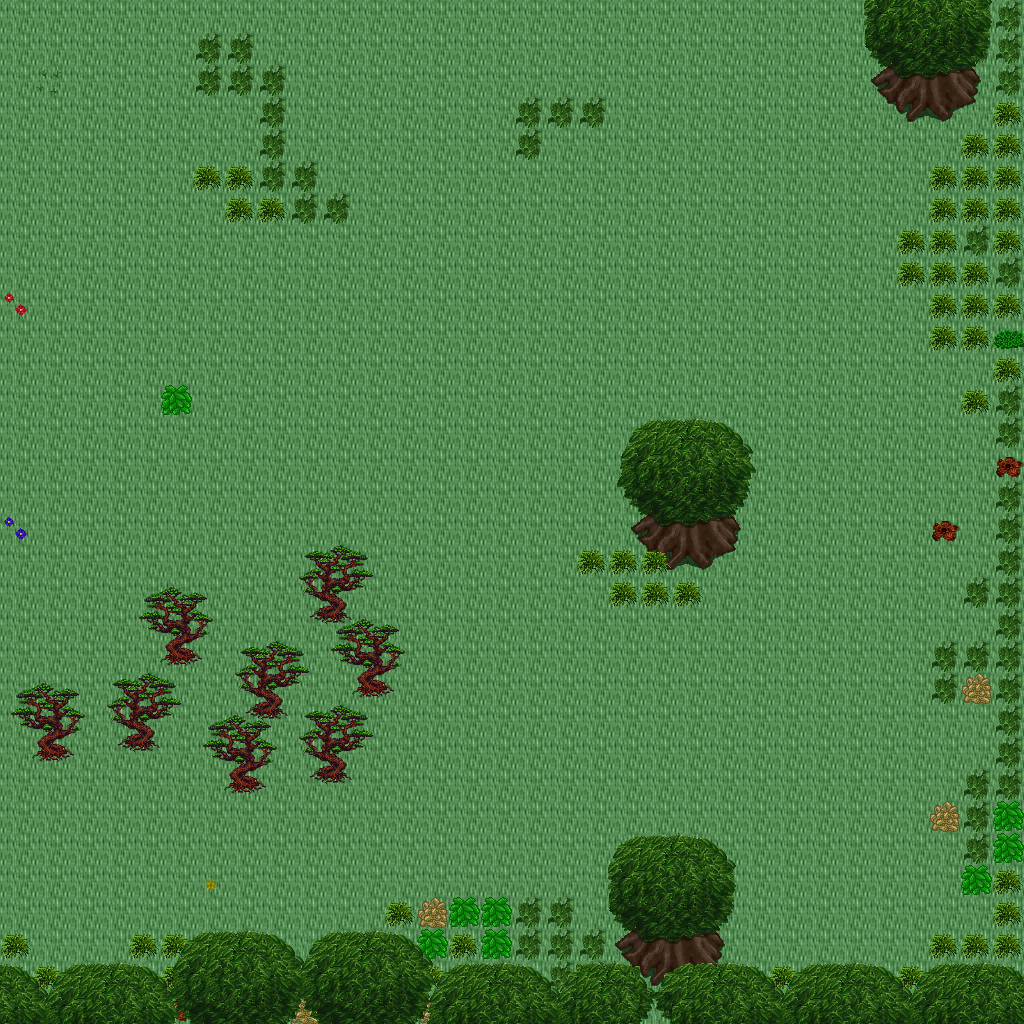

The image is a tile-based game level rendered from a .tmx file. Its description and source (layers, tilesets, objects; grid data summarised) follow:
An orthogonal 32x32 tile map with 32x32 px tiles, 5 tile layers (Ground, Objects, Objects2, Above, ...), 1 hidden layer not drawn, 32 tilesets.

<map version="1.10" tiledversion="1.11.0" orientation="orthogonal" renderorder="right-down" width="32" height="32" tilewidth="32" tileheight="32" infinite="0" nextlayerid="11" nextobjectid="1">
 <tileset firstgid="1" name="building_wall_int_wall_pale" tilewidth="32" tileheight="32" tilecount="16" columns="2">
  <image source="../drawable/building_wall_int_wall_pale.png" width="64" height="256" />
 </tileset>
 <tileset firstgid="17" name="ground_ground" tilewidth="32" tileheight="32" tilecount="33" columns="3">
  <image source="../drawable/ground_ground.png" width="96" height="352" />
 </tileset>
 <tileset firstgid="50" name="plant_bush_bushes" tilewidth="32" tileheight="32" tilecount="10" columns="5">
  <image source="../drawable/plant_bush_bushes.png" width="160" height="64" />
 </tileset>
 <tileset firstgid="60" name="plant_flower_daisy_blue" tilewidth="32" tileheight="32" tilecount="8" columns="2">
  <image source="../drawable/plant_flower_daisy_blue.png" width="64" height="128" />
 </tileset>
 <tileset firstgid="68" name="plant_flower_daisy_red" tilewidth="32" tileheight="32" tilecount="8" columns="2">
  <image source="../drawable/plant_flower_daisy_red.png" width="64" height="128" />
 </tileset>
 <tileset firstgid="76" name="plant_flower_daisy_white" tilewidth="32" tileheight="32" tilecount="8" columns="2">
  <image source="../drawable/plant_flower_daisy_white.png" width="64" height="128" />
 </tileset>
 <tileset firstgid="84" name="plant_flower_daisy_yellow" tilewidth="32" tileheight="32" tilecount="8" columns="2">
  <image source="../drawable/plant_flower_daisy_yellow.png" width="64" height="128" />
 </tileset>
 <tileset firstgid="92" name="plant_tree_tree_green" tilewidth="32" tileheight="32" tilecount="88" columns="8">
  <image source="../drawable/plant_tree_tree_green.png" width="256" height="352" />
 </tileset>
 <tileset firstgid="180" name="ground_ladder_steps" tilewidth="32" tileheight="32" tilecount="6" columns="3">
  <image source="../drawable/ground_ladder_steps.png" width="96" height="64" />
 </tileset>
 <tileset firstgid="186" name="building_fence_wooden_brown_fence" tilewidth="32" tileheight="32" tilecount="42" columns="7">
  <image source="../drawable/building_fence_wooden_brown_fence.png" width="224" height="192" />
 </tileset>
 <tileset firstgid="228" name="ground_earth_edges" tilewidth="32" tileheight="32" tilecount="18" columns="6">
  <image source="../drawable/ground_earth_edges.png" width="192" height="96" />
 </tileset>
 <tileset firstgid="246" name="ground_grass_edges" tilewidth="32" tileheight="32" tilecount="36" columns="12">
  <image source="../drawable/ground_grass_edges.png" width="384" height="96" />
 </tileset>
 <tileset firstgid="282" name="ground_grass_corners" tilewidth="32" tileheight="32" tilecount="24" columns="6">
  <image source="../drawable/ground_grass_corners.png" width="192" height="128" />
 </tileset>
 <tileset firstgid="306" name="logic_collision" tilewidth="32" tileheight="32" tilecount="1" columns="1">
  <image source="../drawable/logic_collision.png" width="32" height="32" />
 </tileset>
 <tileset firstgid="307" name="plant_tree_apple_tree" tilewidth="32" tileheight="32" tilecount="9" columns="3">
  <image source="../drawable/plant_tree_apple_tree.png" width="96" height="96" />
 </tileset>
 <tileset firstgid="316" name="plant_flower_pointed_yellow" tilewidth="32" tileheight="32" tilecount="2" columns="2">
  <image source="../drawable/plant_flower_pointed_yellow.png" width="64" height="32" />
 </tileset>
 <tileset firstgid="318" name="plant_flower_planted_containers" tilewidth="32" tileheight="32" tilecount="16" columns="4">
  <image source="../drawable/plant_flower_planted_containers.png" width="128" height="128" />
 </tileset>
 <tileset firstgid="334" name="item_firewood" tilewidth="32" tileheight="32" tilecount="12" columns="3">
  <image source="../drawable/item_firewood.png" width="96" height="128" />
 </tileset>
 <tileset firstgid="346" name="plant_flower_hothouse_flowers" tilewidth="32" tileheight="32" tilecount="72" columns="6">
  <image source="../drawable/plant_flower_hothouse_flowers.png" width="192" height="384" />
 </tileset>
 <tileset firstgid="418" name="ground_water_pool" tilewidth="32" tileheight="32" tilecount="72" columns="3">
  <image source="../drawable/ground_water_pool.png" width="96" height="768" />
 </tileset>
 <tileset firstgid="490" name="ground_rock_rubble" tilewidth="32" tileheight="32" tilecount="9" columns="3">
  <image source="../drawable/ground_rock_rubble.png" width="96" height="96" />
 </tileset>
 <tileset firstgid="499" name="logic_portal" tilewidth="32" tileheight="32" tilecount="24" columns="8">
  <image source="../drawable/logic_portal.png" width="256" height="96" />
 </tileset>
 <tileset firstgid="523" name="logic_creature_animal" tilewidth="32" tileheight="32" tilecount="32" columns="8">
  <image source="../drawable/logic_creature_animal.png" width="256" height="128" />
 </tileset>
 <tileset firstgid="555" name="logic_item_resources" tilewidth="32" tileheight="32" tilecount="6" columns="6">
  <image source="../drawable/logic_item_resources.png" width="192" height="32" />
 </tileset>
 <tileset firstgid="561" name="ground_rock_rocks_3" tilewidth="32" tileheight="32" tilecount="16" columns="4">
  <image source="../drawable/ground_rock_rocks_3.png" width="128" height="128" />
 </tileset>
 <tileset firstgid="577" name="ground_rock_rocks" tilewidth="32" tileheight="32" tilecount="4" columns="2">
  <image source="../drawable/ground_rock_rocks.png" width="64" height="64" />
 </tileset>
 <tileset firstgid="581" name="logic_item_fruits" tilewidth="32" tileheight="32" tilecount="16" columns="8">
  <image source="../drawable/logic_item_fruits.png" width="256" height="64" />
 </tileset>
 <tileset firstgid="597" name="item_postbox" tilewidth="32" tileheight="32" tilecount="4" columns="2">
  <image source="../drawable/item_postbox.png" width="64" height="64" />
 </tileset>
 <tileset firstgid="601" name="plant_tree_umbrella_thorn" tilewidth="32" tileheight="32" tilecount="18" columns="6">
  <image source="../drawable/plant_tree_umbrella_thorn.png" width="192" height="96" />
 </tileset>
 <tileset firstgid="619" name="plant_grasses" tilewidth="32" tileheight="32" tilecount="6" columns="3">
  <image source="../drawable/plant_grasses.png" width="96" height="64" />
 </tileset>
 <tileset firstgid="625" name="building_house_pink_blue" tilewidth="32" tileheight="32" tilecount="99" columns="11">
  <image source="../drawable/building_house_pink_blue.png" width="352" height="288" />
 </tileset>
 <tileset firstgid="724" name="logic_creature_fowl" tilewidth="32" tileheight="32" tilecount="6" columns="6">
  <image source="../drawable/logic_creature_fowl.png" width="192" height="32" />
 </tileset>
 <layer id="1" name="Ground" width="32" height="32">
  <data>[1024 cells, 1024 non-empty, 1 distinct tile ids]</data>
 </layer>
 <layer id="2" name="Objects" width="32" height="32">
  <data>[1024 cells, 30 non-empty, 16 distinct tile ids]</data>
 </layer>
 <layer id="3" name="Objects2" width="32" height="32">
  <data>[1024 cells, 132 non-empty, 12 distinct tile ids]</data>
 </layer>
 <layer id="4" name="Above" width="32" height="32">
  <data>[1024 cells, 163 non-empty, 47 distinct tile ids]</data>
 </layer>
 <layer id="5" name="Above2" width="32" height="32">
  <data>[1024 cells, 5 non-empty, 3 distinct tile ids]</data>
 </layer>
 <layer id="6" name="Walkable" width="32" height="32" visible="0">
  <data>[1024 cells, 174 non-empty, 1 distinct tile ids]</data>
 </layer>
 <objectgroup id="7" name="Mapevents" />
 <objectgroup id="8" name="Spawn" />
 <objectgroup id="9" name="Keys" />
 <objectgroup id="10" name="Replace" />
</map>
